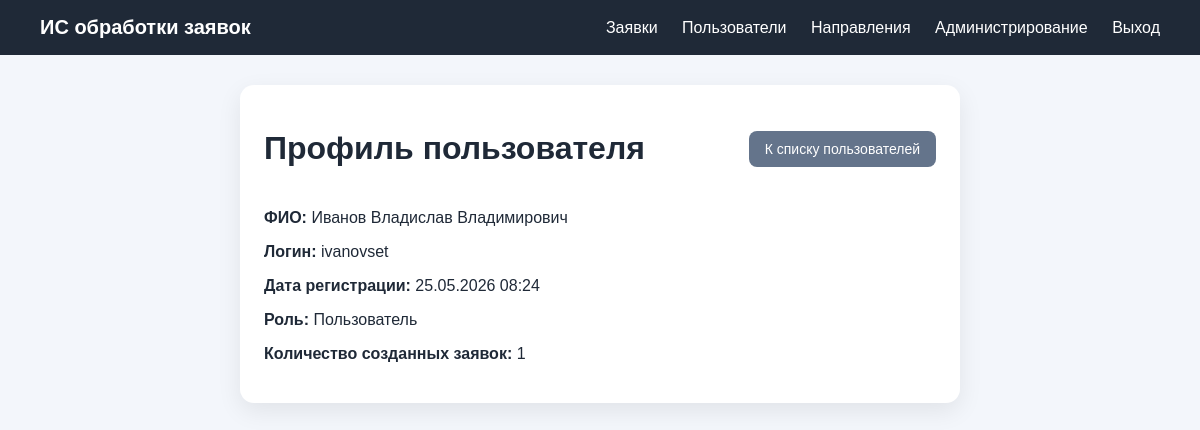
The app's page /users/2 (signed in) with its own data.
### app/models.py (models this page shows)
class User(Base):
    __tablename__ = "users"
    id: Mapped[int] = mapped_column(primary_key=True, index=True)
    full_name: Mapped[str] = mapped_column(String(250), default="")
    username: Mapped[str] = mapped_column(String(50), unique=True, index=True)
    password_hash: Mapped[str] = mapped_column(String(255))
    role: Mapped[str] = mapped_column(String(20), default="user")
    created_at: Mapped[datetime] = mapped_column(DateTime, default=datetime.utcnow)
    tickets = relationship("Ticket", back_populates="author")
    comments = relationship("Comment", back_populates="author")

### app/main.py (the view)
@app.get("/users/{user_id}", response_class=HTMLResponse)
def user_profile(
    user_id: int,
    request: Request,
    db: Session = Depends(get_db),
    user: User = Depends(require_user)
):
    if user.role != "admin" and user.id != user_id:
        return templates.TemplateResponse(
            request=request,
            name="403.html",
            context={
                "user": user
            },
            status_code=403
        )
    profile = db.query(User).filter(
        User.id == user_id
    ).first()
    if not profile:
        raise HTTPException(
            status_code=404,
            detail="Пользователь не найден"
        )
    tickets_count = db.query(Ticket).filter(
        Ticket.author_id == profile.id
    ).count()
    return templates.TemplateResponse(
        request=request,
        name="user_profile.html",
        context={
            "user": user,
            "profile": profile,
            "tickets_count": tickets_count
        },
    )

### app/templates/user_profile.html
{% extends 'base.html' %}
{% block content %}
<div class="card form-card wide">
    <div class="top-line">
        <h1>Профиль пользователя</h1>
        <a class="button secondary" href="/users">К списку пользователей</a>
    </div>
    <p><strong>ФИО:</strong> {{ profile.full_name or profile.username }}</p>
    <p><strong>Логин:</strong> {{ profile.username }}</p>
    <p><strong>Дата регистрации:</strong> {{ profile.created_at.strftime('%d.%m.%Y %H:%M') if profile.created_at else '' }}</p>
    <p><strong>Роль:</strong> {{ role_name(profile.role) }}</p>
    <p><strong>Количество созданных заявок:</strong> {{ tickets_count }}</p>
</div>
{% endblock %}

### app/static/style.css (style rules this page uses)
* { box-sizing: border-box; }
body { margin: 0; font-family: Arial, sans-serif; background: #f3f6fb; color: #1f2937; }
.card { background: white; border-radius: 14px; padding: 24px; box-shadow: 0 8px 24px rgba(0,0,0,.08); }
.button, button { display: inline-block; background: #2563eb; color: white; border: 0; border-radius: 8px; padding: 10px 16px; text-decoration: none; cursor: pointer; font-size: 14px; }
.secondary { background: #64748b; }
.form-card { max-width: 420px; margin: 0 auto; }
.wide { max-width: 720px; }
.top-line { display: flex; justify-content: space-between; align-items: center; margin-bottom: 20px; }
a { color: #2563eb; }

### records on screen
User: full_name "Иванов Владислав Владимирович", username "ivanovset", created_at "25.05.2026 08:24", role "Пользователь"

### other values on screen
{{ tickets_count }} "1"
